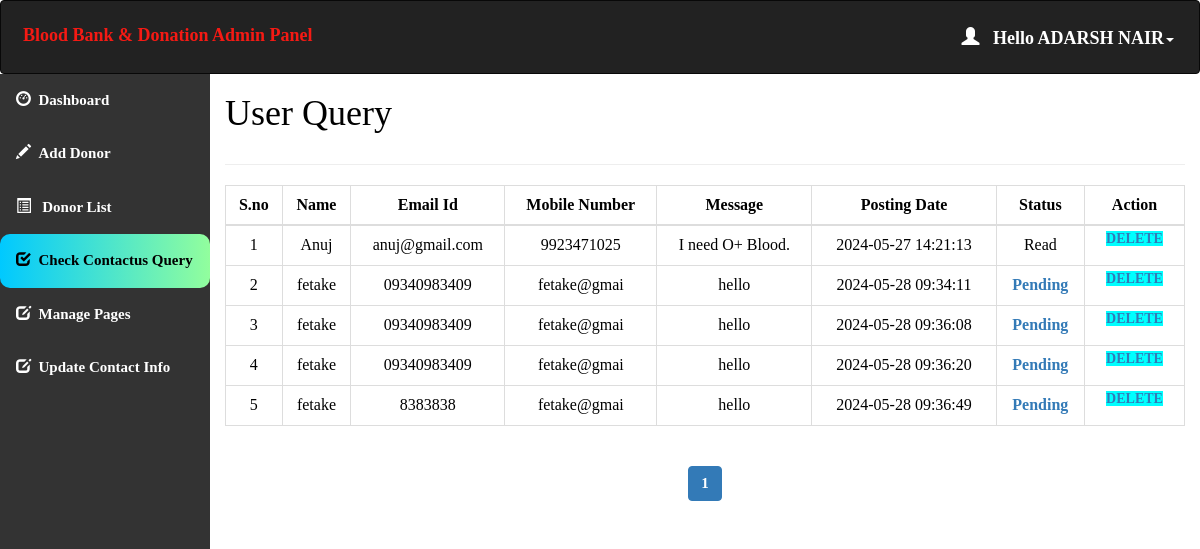
Page /admin/query.php (signed in) on the committed database.
### tables this page shows
CREATE TABLE `contact_query` (
  `query_id` int(11) NOT NULL,
  `query_name` varchar(100) NOT NULL,
  `query_mail` varchar(120) NOT NULL,
  `query_number` char(11) NOT NULL,
  `query_message` longtext NOT NULL,
  `query_date` timestamp NOT NULL DEFAULT current_timestamp() ON UPDATE current_timestamp(),
  `query_status` int(11) DEFAULT NULL
);

### admin/query.php (the view, shortened to what this page needs)
<html>
<head>
  <link rel="stylesheet" href="https://maxcdn.bootstrapcdn.com/bootstrap/3.4.1/css/bootstrap.min.css">
</head>
<?php
include 'conn.php';
  if (isset($_SESSION['loggedin']) && $_SESSION['loggedin'] == true) {
  ?>
<body style="color:black">
<div id="header">
<?php include 'header.php';
?>
</div>
<div id="sidebar">
<?php $active="query"; include 'sidebar.php'; ?>
</div>
<div id="content" >
  <div class="content-wrapper">
    <div class="container-fluid">
      <div class="row">
        <div class="col-md-12 lg-12 sm-12">
          <h1 class="page-title">User Query</h1>
        </div>
      </div>
      <hr>
      <?php
        include 'conn.php';
          $limit = 10;
          if(isset($_GET['page'])){
            $page = $_GET['page'];
          }else{
            $page = 1;
          }
          $offset = ($page - 1) * $limit;
          $count=$offset+1;
        $sql= "select * from contact_query LIMIT {$offset},{$limit}";
        $result=mysqli_query($conn,$sql);
        if(mysqli_num_rows($result)>0)   {
       ?>
       <div class="table-responsive">
      <table class="table table-bordered" style="text-align:center">
          <thead style="text-align:center">
          <th style="text-align:center">S.no</th>
          <th style="text-align:center">Name</th>
          <th style="text-align:center">Email Id</th>
          <th style="text-align:center">Mobile Number</th>
          <th style="text-align:center">Message</th>
          <th style="text-align:center">Posting Date</th>
          <th style="text-align:center">Status</th>
          <th style="text-align:center">Action</th>
          </thead>
          <tbody>
            <?php
            while($row = mysqli_fetch_assoc($result)) { ?>
          <tr>
                  <td><?php echo $count++; ?></td>
                  <td><?php echo $row['query_name']; ?></td>
                  <td><?php echo $row['query_mail']; ?></td>
                  <td><?php echo $row['query_number']; ?></td>
                  <td><?php echo $row['query_message']; ?></td>
                  <td><?php echo $row['query_date']; ?></td>
                  <?php if($row['query_status']==1)
{
?><td>Read<br></td>
<?php } else {?>
<td><a href="query.php?id=<?php echo $row['query_id'];?>" onclick="clickme()"><b id="demo">Pending</b></a><br>
</td>
<?php } ?>
                    <td id="he" style="width:100px">
                    <a style="background-color:aqua" href='delete_query.php?id=<?php echo $row['query_id']; ?>'> Delete </a>
                </td>
              </tr>
            <?php } ?>
          </tbody>
      </table>
    </div>
    <?php } ?>
    <div class="table-responsive"style="text-align:center;align:center">
        <?php
        $sql1 = "SELECT * FROM contact_query";
        $result1 = mysqli_query($conn, $sql1) or die("Query Failed.");
        if(mysqli_num_rows($result1) > 0){
          $total_records = mysqli_num_rows($result1);
          $total_page = ceil($total_records / $limit);
          echo '<ul class="pagination admin-pagination">';
          for($i = 1; $i <= $total_page; $i++){
            if($i == $page){
              $active = "active";
            }else{
              $active = "";
            }
            echo '<li class="'.$active.'"><a href="query.php?page='.$i.'">'.$i.'</a></li>';
          }
          echo '</ul>';
        }
        ?>
        </div>
      </div>
    </div>
   <?php }
    ?>
</body>
</html>

### admin/header.php (shortened to what this page needs)
<!DOCTYPE html>
<html>
<head>
  <link rel="stylesheet" href="https://maxcdn.bootstrapcdn.com/bootstrap/3.4.1/css/bootstrap.min.css">
</head>
<body>
<nav class="navbar navbar-inverse">
  <div class="container-fluid">
    <div class="navbar-header">
      <a class="navbar-brand" id="qq" href="dashboard.php" style="color:#F51A14;">Blood Bank & Donation Admin Panel</a>
    </div>
    <ul class="nav navbar-nav navbar-right">
      <li class="dropdown"><a class="dropdown-toggle" id="qw" data-toggle="dropdown" href="#" style="font-weight:bold;color:white "> <span class="glyphicon glyphicon-user"></span>&nbsp&nbsp
        <?php
        include 'conn.php';
        $username=$_SESSION['username'];
        $sql="select * from admin_info where admin_username='$username'";
        $result=mysqli_query($conn,$sql) or die("query failed.");
        $row=mysqli_fetch_assoc($result);
        echo "Hello ".$row['admin_name'];
       ?><span class="caret"></span></a>
    </li>
    </ul>
  </div>
</nav>
</body></html>

### admin/query.php (style rules this page uses)
#sidebar { position:relative;margin-top:-20px }
#content { position:relative;margin-left:210px }
#he { font-size: 14px; font-weight: 600; text-transform: uppercase; padding: 3px 7px; color: #fff; text-decoration: none; border-radius: 3px; align:center }

### admin/header.php (style rules this page uses)
.navbar { background-color: #333333 ; padding: 10px 10px; color:#FF0404 ; }
.navbar a { float: left; color: white; text-align: center; padding: 12px; text-decoration: none; font-size: 18px; line-height: 25px; }
.navbar-brand { font-size: 25px; font-weight: bold; }
.navbar a { float: none; display: block; text-align: left; }
.navbar-right { float: none; }

### admin/sidebar.php (style rules this page uses)
body { margin: 0; font-family: 'Averia Gruesa Libre';font-size: 15px; color:#F8F9F9; }

### rows in the picture
contact_query: query_name "Anuj", query_mail "anuj@gmail.com", query_number "9923471025", query_message "I need O+ Blood.", query_date "2024-05-27 14:21:13", query_status "Read"
contact_query: query_name "fetake", query_mail "09340983409", query_number "fetake@gmai", query_message "hello", query_date "2024-05-28 09:34:11"
contact_query: query_name "fetake", query_mail "09340983409", query_number "fetake@gmai", query_message "hello", query_date "2024-05-28 09:36:08"
contact_query: query_name "fetake", query_mail "09340983409", query_number "fetake@gmai", query_message "hello", query_date "2024-05-28 09:36:20"
contact_query: query_name "fetake", query_mail "8383838", query_number "fetake@gmai", query_message "hello", query_date "2024-05-28 09:36:49"

### other values in the picture
$row['admin_name'] "ADARSH NAIR"
